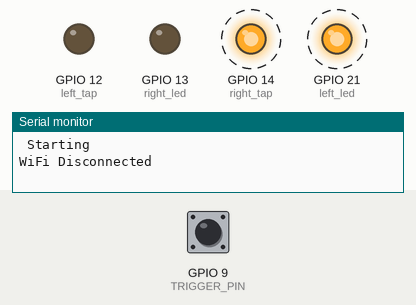
Recording of a program running on a simulated ESP32-S3. Parts: output pins drawn as LEDs (lit = HIGH), the last lines printed to the serial monitor. Dashed ring = blinking. Inputs (shaded band) come from the test bench; at power-on: GPIO 9 (TRIGGER_PIN) HIGH. WiFi joins after 1.5 s; servers stay silent unless stated.

Above: at 0.05 s.
At 1.26 s:
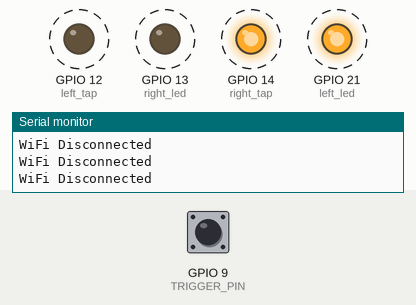
1.3 s: GPIO 9 (TRIGGER_PIN) pulled LOW for 0.3 s
Timing chart, 0 to 10.3 s (numbered marks = the images above; inputs shaded):
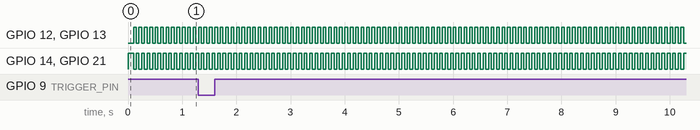

The program:

main.cpp
```cpp
#include <Arduino.h>
/**
 * OnDemandConfigPortal.ino
 * example of running the configPortal AP manually, independantly from the captiveportal
 * trigger pin will start a configPortal AP for 120 seconds then turn it off.
 *
 */
#include <WiFiManager.h> // https://github.com/tzapu/WiFiManager
#include <ArduinoJson.h>
#include <HTTPClient.h>

// select which pin will trigger the configuration portal when set to LOW
#define TRIGGER_PIN 9
// define led and tapper pins
const int left_led = 21;
const int right_led = 13;
const int left_tap = 12;
const int right_tap = 14;

// seconds to run config portal for
int timeout = 120;

unsigned long previousMillis = 0;   // will store last time server data was grabbed
DynamicJsonDocument doc(1024);

const char* serverName = "https://emdrtool.ddns.net/post-esp-data.php";
const char* GET_server = "https://emdrtool.ddns.net/get_slider_data.php";

unsigned long previousMillis_serverUpdate = 0;
const unsigned long serverUpdateInterval = 100;

const char* slider1 = "000";
unsigned long previousMillis_toggleTappers = 0; // Store the last time the duty cycle was updated
const unsigned long tapperIntervalMax = 3000; // Interval for turning off the device (1 second)
int tapperInterval = 100;
float LEDdutyCycle = 0.2;
float tapDutyCycle = 1.0;
bool isOn = true;

void toggleTask(void *parameter);
void networkTask(void *parameter);

void pullLatestData(){
  //Serial.println("Pulling latest data from server");
  // Block until we are able to connect to the WiFi access point
  if (WiFi.status() == WL_CONNECTED)
  {
  HTTPClient http;

    // Begin request to server URL
    http.begin(GET_server);

    // Send GET request and get response code
    int httpResponseCode = http.GET();

    // Check if request was successful
    if (httpResponseCode>0) {
      //Serial.print("HTTP Response code: ");
      //Serial.println(httpResponseCode);

      // Get response payload as a string
      String payload = http.getString();
      //Serial.println(payload);

      DeserializationError error = deserializeJson(doc, payload);
      if (error) {
          Serial.print(F("Failed to parse JSON: "));
          //Serial.print(payload);
          //Serial.println(error.c_str());
          return;
      }

      slider1 = doc["slider1"];
      Serial.println(slider1);

    }
    else {
      //Serial.print("Error code: ");
      //Serial.println(httpResponseCode);
    }
    // Close connection and free resources
    http.end();
  }
  else
  {
    Serial.println("WiFi Disconnected");
  }
}

int convertAndMapValue(const String& stringValue, int minValue, int maxValue) {
  // Convert the string to an integer
  int intValue = stringValue.toInt();

  // Constrain the value to the range [0, 255]
  intValue = constrain(intValue, 0, 255);

  // Map the value to the desired range [minValue, maxValue]
  int mappedValue = map(intValue, 0, 255, minValue, maxValue);

  return mappedValue;
}

void setup() {
  //WiFi.mode(WIFI_STA); // explicitly set mode, esp defaults to STA+AP
  // put your setup code here, to run once:

  Serial.begin(115200);
  Serial.println("\n Starting");

  pinMode(TRIGGER_PIN, INPUT_PULLUP);

  pinMode(left_led, OUTPUT);
  pinMode(right_led, OUTPUT);
  pinMode(left_tap, OUTPUT);
  pinMode(right_tap, OUTPUT);

  previousMillis_toggleTappers = 0; // Store the current time
  previousMillis_serverUpdate = 0;

  if (WiFi.status() != WL_CONNECTED) {
        WiFi.begin(); // Attempt to reconnect
  }

  xTaskCreatePinnedToCore(
    toggleTask,   /* Task function */
    "ToggleTask", /* Name of the task (for debugging) */
    10000,        /* Stack size */
    NULL,         /* Parameter to pass */
    1,            /* Task priority */
    NULL,         /* Task handle */
    0             /* Core where the task should run */
  );
  xTaskCreatePinnedToCore(
    networkTask,   /* Task function */
    "NetworkTask", /* Name of the task (for debugging) */
    10000,         /* Stack size */
    NULL,          /* Parameter to pass */
    1,             /* Task priority */
    NULL,          /* Task handle */
    1              /* Core where the task should run */
  );
}

void loop() {
  // is configuration portal requested?
 /* if ( digitalRead(TRIGGER_PIN) == LOW) {
    WiFiManager wm;

    //reset settings - for testing
    //wm.resetSettings();

    // set configportal timeout
    wm.setConfigPortalTimeout(timeout);

    if (!wm.startConfigPortal("EMDRTool")) {
      Serial.println("failed to connect and hit timeout");
      delay(3000);
      //reset and try again, or maybe put it to deep sleep
      ESP.restart();
      delay(5000);
    }

    //if you get here you have connected to the WiFi
    Serial.println("connected...yeey :)");

  }

  unsigned long currentMillis_serverUpdate = millis();
  // check if time to get latest server data
  if (currentMillis_serverUpdate - previousMillis_serverUpdate >= serverUpdateInterval)
  {
    pullLatestData();
    tapperInterval = convertAndMapValue(slider1, 25, tapperIntervalMax);
    //Serial.println(tapperInterval);
    previousMillis_serverUpdate = currentMillis_serverUpdate;
  }

  unsigned long currentMillis_toggleTappers = millis();
  if (currentMillis_toggleTappers - previousMillis_toggleTappers >= tapperInterval)
  {
    isOn = !isOn;
    digitalWrite(left_led, isOn ? HIGH : LOW);
    digitalWrite(left_tap, isOn ? HIGH : LOW);
    digitalWrite(right_led, isOn ? LOW : HIGH);
    digitalWrite(right_tap, isOn ? LOW : HIGH);
    previousMillis_toggleTappers = currentMillis_toggleTappers;
  }

*/

 /* digitalWrite(left_led, HIGH);
    digitalWrite(left_tap, HIGH);
    digitalWrite(right_led, LOW);
    digitalWrite(right_tap, LOW);
    delay(tapperInterval);
    digitalWrite(left_led, LOW);
    digitalWrite(left_tap, LOW);
    digitalWrite(right_led, HIGH);
    digitalWrite(right_tap, HIGH);
    delay(tapperInterval);
  */
}

void toggleTask(void *parameter) {
  for (;;) {
    isOn = !isOn;
    digitalWrite(right_led, isOn ? HIGH : LOW);
    digitalWrite(left_tap, isOn ? HIGH : LOW);
    digitalWrite(left_led, isOn ? LOW : HIGH);
    digitalWrite(right_tap, isOn ? LOW : HIGH);

    vTaskDelay(tapperInterval / portTICK_PERIOD_MS); // Yield to other tasks
  }
}

void networkTask(void *parameter) {
  for (;;) {
    if ( digitalRead(TRIGGER_PIN) == LOW) {
      WiFiManager wm;

      //reset settings - for testing
      //wm.resetSettings();

      // set configportal timeout
      wm.setConfigPortalTimeout(timeout);

      if (!wm.startConfigPortal("EMDRTool")) {
        Serial.println("failed to connect and hit timeout");
        delay(3000);
        //reset and try again, or maybe put it to deep sleep
        ESP.restart();
        delay(5000);
      }

      //if you get here you have connected to the WiFi
      Serial.println("connected...yeey :)");

    }

    pullLatestData();
    tapperInterval = convertAndMapValue(slider1, 50, tapperIntervalMax);

    vTaskDelay(serverUpdateInterval / portTICK_PERIOD_MS); // Delay for a second
  }
}
```

Measured:
- by itself, GPIO 12 (left_tap), GPIO 13 (right_led), GPIO 14 (right_tap), GPIO 21 (left_led): alternates HIGH for 0.05 s and LOW for 0.05 s
